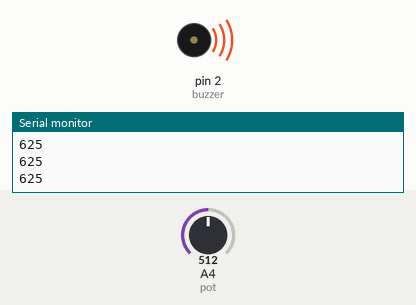
Recording of a sketch running on a simulated Arduino Uno, built with avr-gcc and run on an emulated ATmega328P. Shown: buzzer (waves = sounding), the last lines printed to the serial monitor. The inputs (shaded band) are chosen by the test bench; at power-on: A4 (pot) = 512.

Above: at 1.2 s.
1.3 s: A4 (pot) set to 0
At 2.0 s:
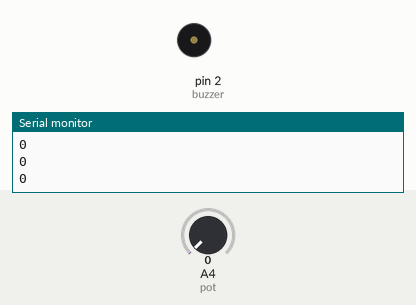
2.8 s: A4 (pot) set to 122
At 3.3 s:
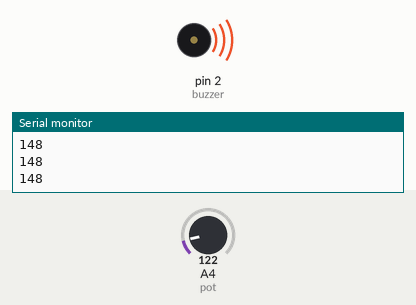
Timing chart, 0 to 5.8 s (numbered marks = the images above; inputs shaded):
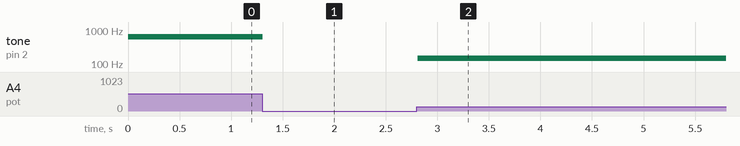

Measured:
- after the input at 1.3 s, tone on pin 2 (buzzer): 625 Hz → silent at once
- after the input at 2.8 s, tone on pin 2 (buzzer): silent → 148 Hz at once

The sketch:

buzzer.ino
```cpp
int buzzer = 2;
int pot = 4;

void setup(){
    pinMode(pot, INPUT);
    pinMode(buzzer, OUTPUT);
    Serial.begin(9600);
}

void loop(){
    int buzzertone = map(analogRead(pot), 0, 4095, 0, 5000);
    tone(buzzer, buzzertone);
    Serial.println(buzzertone);
    delay(100);
}
```
